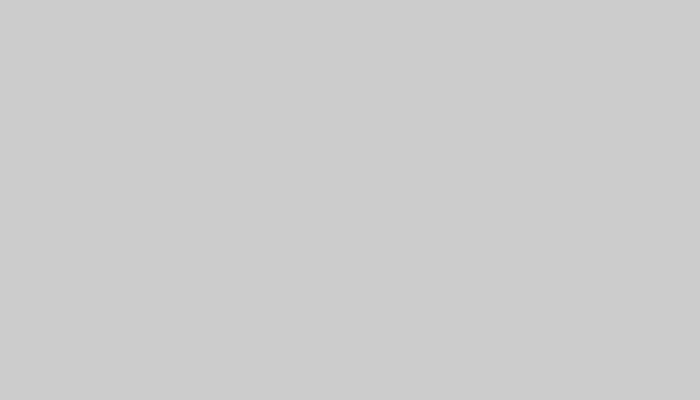
Frame 1 (no input)
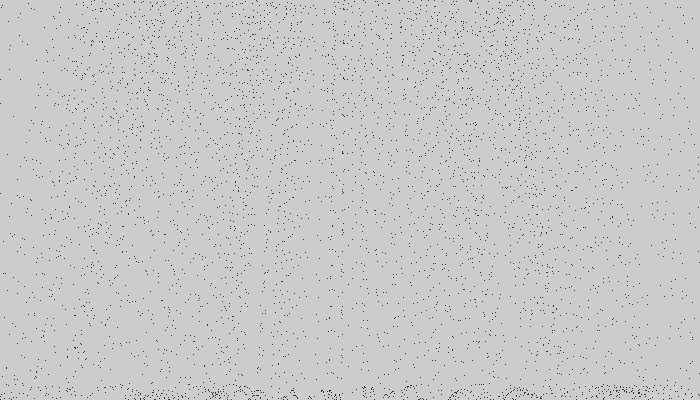
Frame 60 (the mouse pressed at the canvas centre just before this capture)
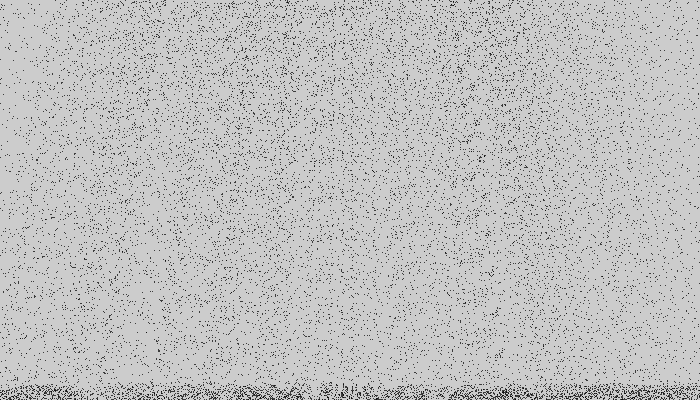
Frame 120 (the mouse held since frame 60 and released just before this capture)

The Processing sketch that drew these frames (run headless with seeded random() and noise(); from frame 60 on, the mouse is pressed at the canvas centre):

// Processing sketch: processing_41535
// ── processing_41535.pde

ArrayList particles = new ArrayList();

void setup(){
  size(700,400);
  smooth();
  cursor(CROSS);
  frameRate(50); 
  
}
void draw(){

  
   
    for (int k = 0; k < 20; k++){
       particles.add(new Particle(350,-500));
    }
 
 
    for (int i = 0; i < particles.size(); i++){
    Particle p = (Particle)particles.get(i);
    

    p.update();
    p.rain();
     
  }
}


class Particle{

 float x,y;
 float xSpeed,ySpeed; 
 float gravity;
 
 float bounce;


   Particle(float inX, float inY){

   x = inX;
   y = inY;
 
   gravity = 1;
   bounce = -0.18;
   
//Positions released   
  xSpeed = random(-10,10);
  ySpeed = random(-15,15);
 
 }
 
void update(){
   
   ySpeed += gravity;
   
   x += xSpeed;
   y += ySpeed;

 

  
  if((y >= height + 10)&&(ySpeed > 0)){
    ySpeed *= bounce;
  
  }
 }
 
void rain(){
   
 
  fill(255);
  point(x,y);
  
 }
}
